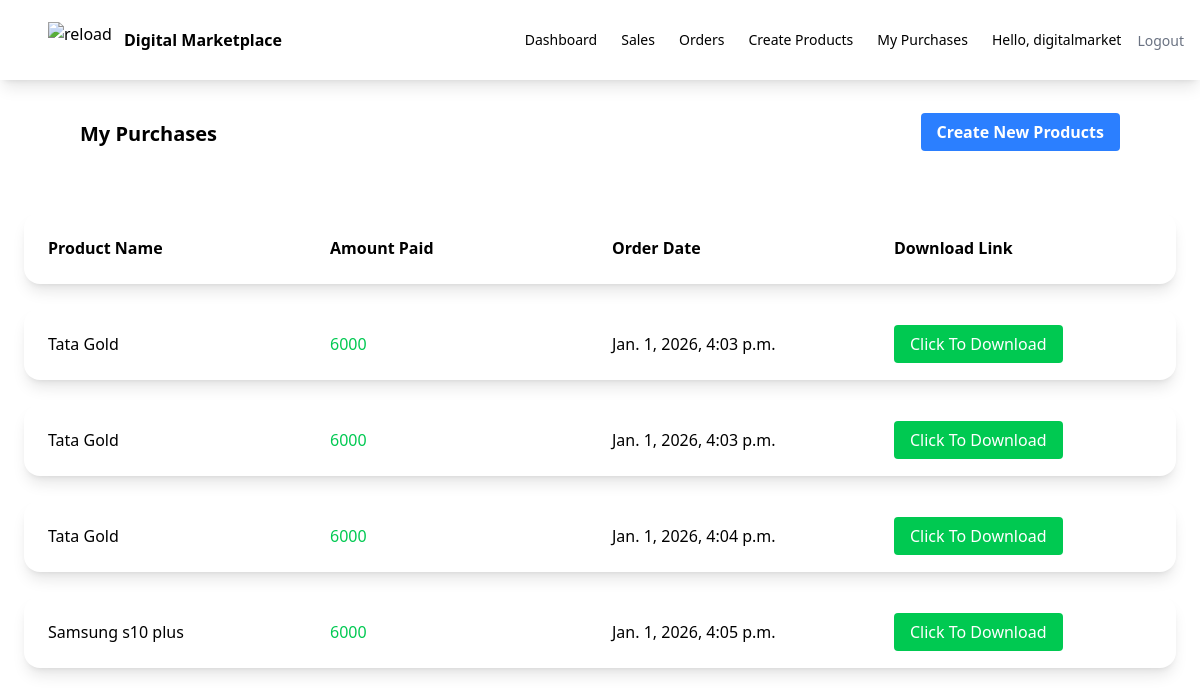
The app's page /purchases/ (signed in), older data.
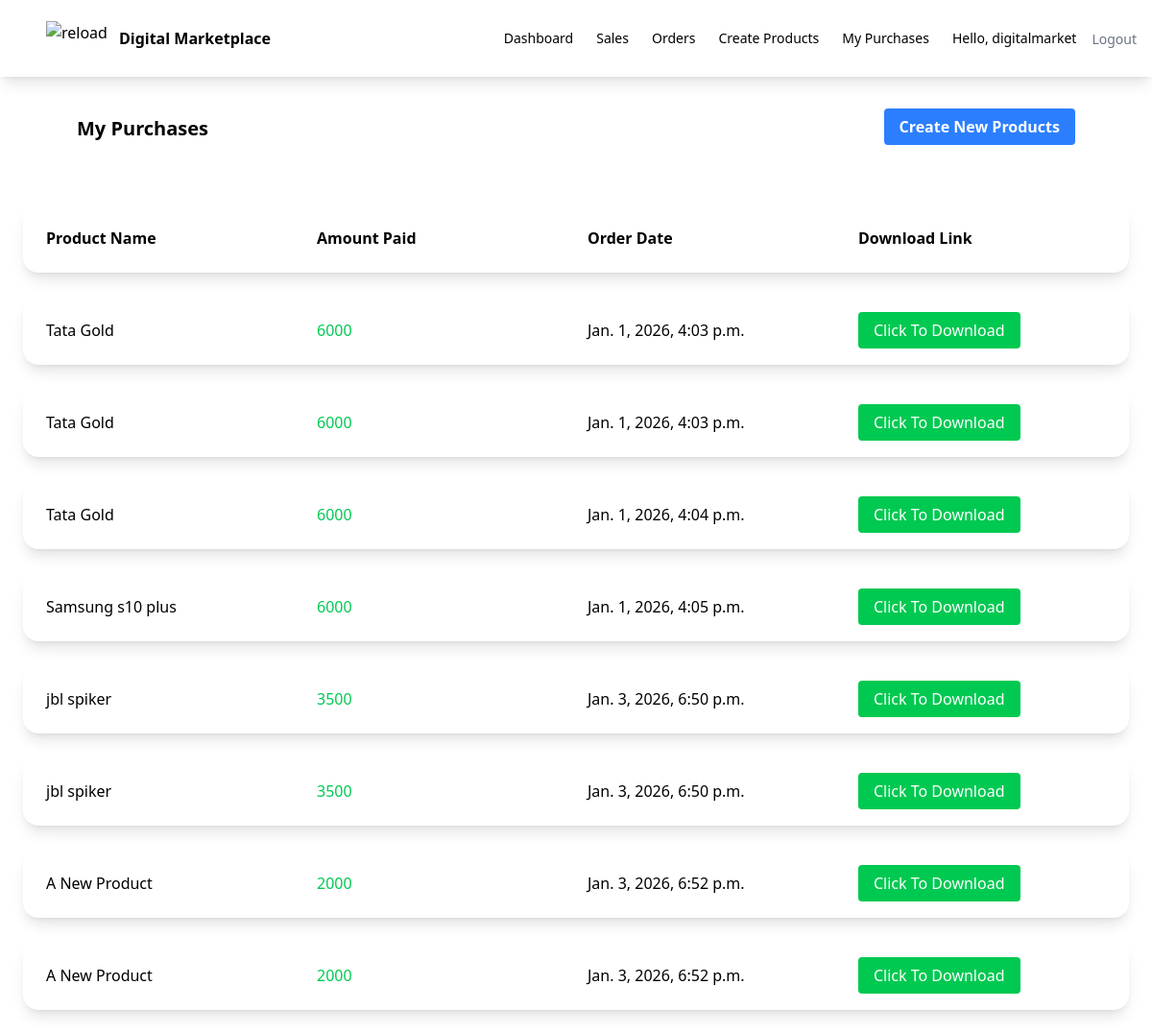
The same page, newer data.
### myapp/models.py (models this page shows, shortened)
class OrderDetail(models.Model):
    customer_email = models.EmailField()
    product = models.ForeignKey(Product, on_delete=models.CASCADE)
    amount = models.IntegerField()
    stripe_session_id = models.CharField(max_length=255)
    stripe_payment_intent = models.CharField(
        max_length=255,
        null=True,
        blank=True
    )
    has_paid = models.BooleanField(default=False)
    created_on = models.DateTimeField(auto_now_add=True)
    updated_on = models.DateTimeField(auto_now=True)

class Product(models.Model):
    seller=models.ForeignKey(User,on_delete=models.CASCADE)
    name = models.CharField(max_length=100)
    description = models.CharField(max_length=200)
    price = models.FloatField()
    file = models.FileField(upload_to='uploads')
    total_sales_amount=models.IntegerField(default=0)
    total_order=models.IntegerField(default=0)

### myapp/views.py (the view)
# urls.py: path('purchases/',views.my_purchases,name="purchases"),
def my_purchases(request):
    orders=OrderDetail.objects.filter(customer_email=request.user.email)
    return render (request,'myapp/purchases.html' ,{'orders':orders})

### myapp/templates/myapp/purchases.html
{% extends "myapp/base.html" %}
{% block body %}
<div class="flex justify-between">
  <div class="ml-20 mt-10 font-bold text-xl">My Purchases</div>
  <div class="mr-20 mt-10">
    <a
      class="bg-blue-500 hover:bg-blue-700 text-white font-bold py-2 px-4 rounded"
      href=" {% url 'createproduct' %}"
      >Create New Products
    </a>
  </div>
</div>
<div class="max-w-7xl mx-auto p-6 space-y-6 mt-10">
    <div class="order-header bg-white shadow-lg rounded-2xl p-6 flex items-center space-x-6 font-bold">
        <div class="w-1/4">
            Product Name
        </div>
            <div class="w-1/4">
                Amount Paid
        </div>
        <div class="w-1/4">
            Order Date
        </div>
            <div class="w-1/4">
                Download Link
        </div>
    </div>
  {% for order in orders %}
  <div class="bg-white shadow-lg rounded-2xl p-6 flex items-center space-x-6">
        <div class="w-1/4">
            {{ order.product.name }}
        </div>
            <div class="w-1/4 text-green-500">
                {{ order.amount}}
        </div>
            <div class="w-1/4">
                {{order.created_on}}
        </div>
            <div class="w-1/4">
                 <a class="bg-green-500 text-white px-4 py-2 rounded " href="{{order.product.file.url}}" download >Click To Download </a>
        </div>
  </div>
  {% endfor %}
</div>
{% endblock %}

### myapp/templates/myapp/base.html (shortened to what this page needs)
<!DOCTYPE html>
<html lang="en">
<head>
    <script src="https://cdn.jsdelivr.net/npm/@tailwindcss/browser@4"></script>
</head>
<body>
    <nav class="shadow-lg">
        <div class="flex flex-wrap justify-between ml-5 items-center mx-auto px-4 py-2.5">
            <a href="{% url 'index' %}" class="flex items-center">
                <img class ="h-9 m-3"src="https://cdn.vectorstock.com/i/500p/58/21/automotive-cart-logo-icon-vector-25225821.jpg" alt="reload">
                <span class="self-center text-xml font-semibold ">Digital Marketplace</span>
            </a>
            <div class="flex items-center ">
                <a href="{% url 'dashboard' %}" class="mr-6 text-sm font-medium text-grey-500">Dashboard</a>
                <a href="{% url 'sales' %}" class="mr-6 text-sm font-medium text-grey-500">Sales</a>
                <a href="" class="mr-6 text-sm font-medium text-grey-500">Orders</a>
                <a href="{% url 'createproduct' %}" class="mr-6 text-sm font-medium text-grey-500">Create Products </a>
                <a href="{% url 'purchases' %}" class="mr-6 text-sm font-medium text-grey-500">My Purchases</a>
            {% if user.is_authenticated %}
            <p class="text-sm mr-4">Hello, {{ user.username }}</p>
            <form method="POST" action="{% url 'logout' %}">
                <button
                    type="submit"
                    class="text-sm font-medium text-gray-500 hover:text-red-600"
                >
                    Logout
                </button>
            </form>
            {% else %}
            <a href="{% url 'login' %}" class=" text-sm font-medium text-grey-500">
                Login
            </a>
            {% endif %}
            </div>
        </div>
    </nav>
    {% block body %}
    {% endblock body %}
</body>
</html>

Row changes from the older to the newer data that the page shows:
added OrderDetail: product.name "jbl spiker", amount "3500", created_on "Jan. 3, 2026, 6:50 p.m."
added OrderDetail: product.name "jbl spiker", amount "3500", created_on "Jan. 3, 2026, 6:50 p.m."
added OrderDetail: product.name "A New Product", amount "2000", created_on "Jan. 3, 2026, 6:52 p.m."
added OrderDetail: product.name "A New Product", amount "2000", created_on "Jan. 3, 2026, 6:52 p.m."
